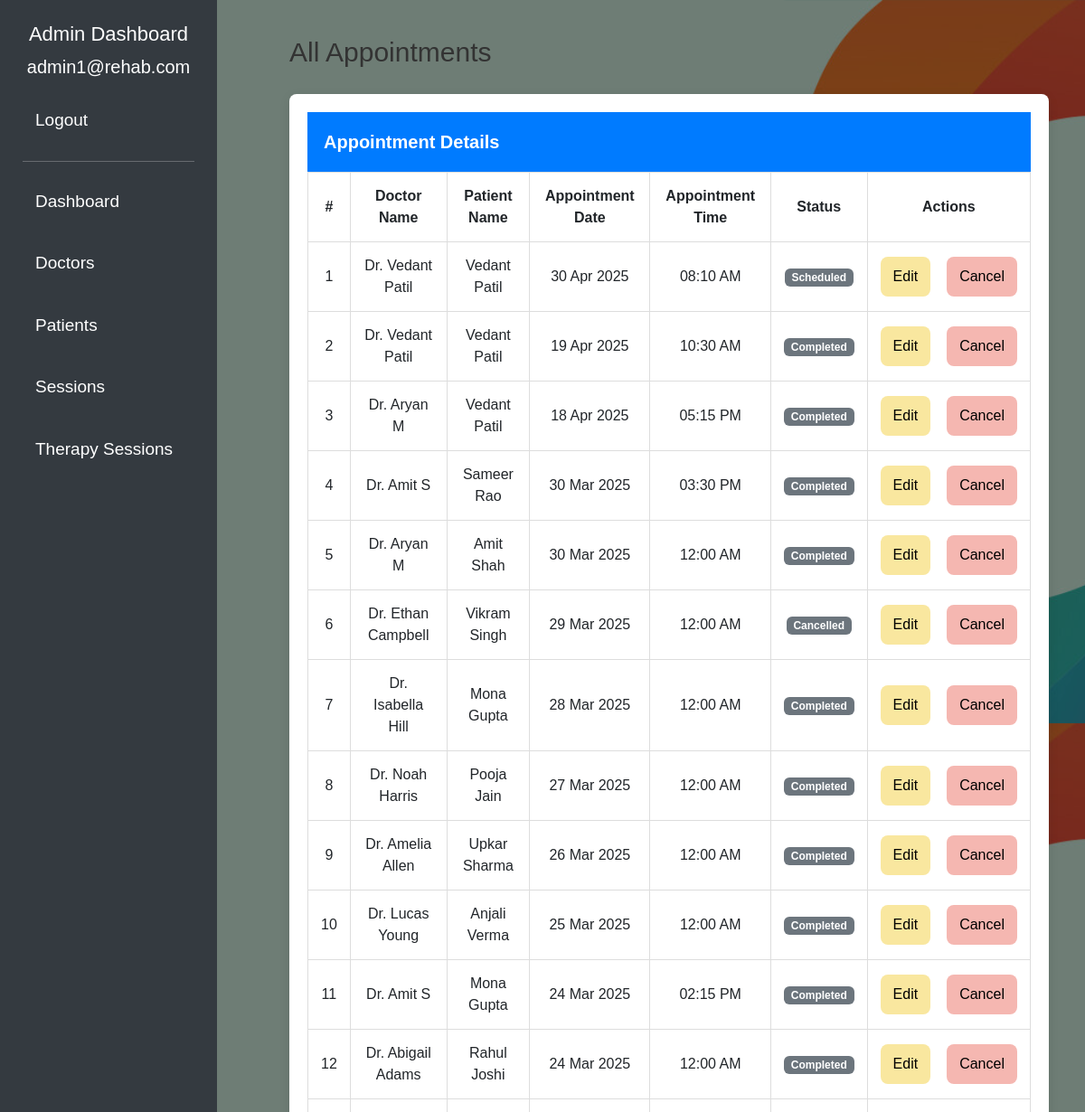
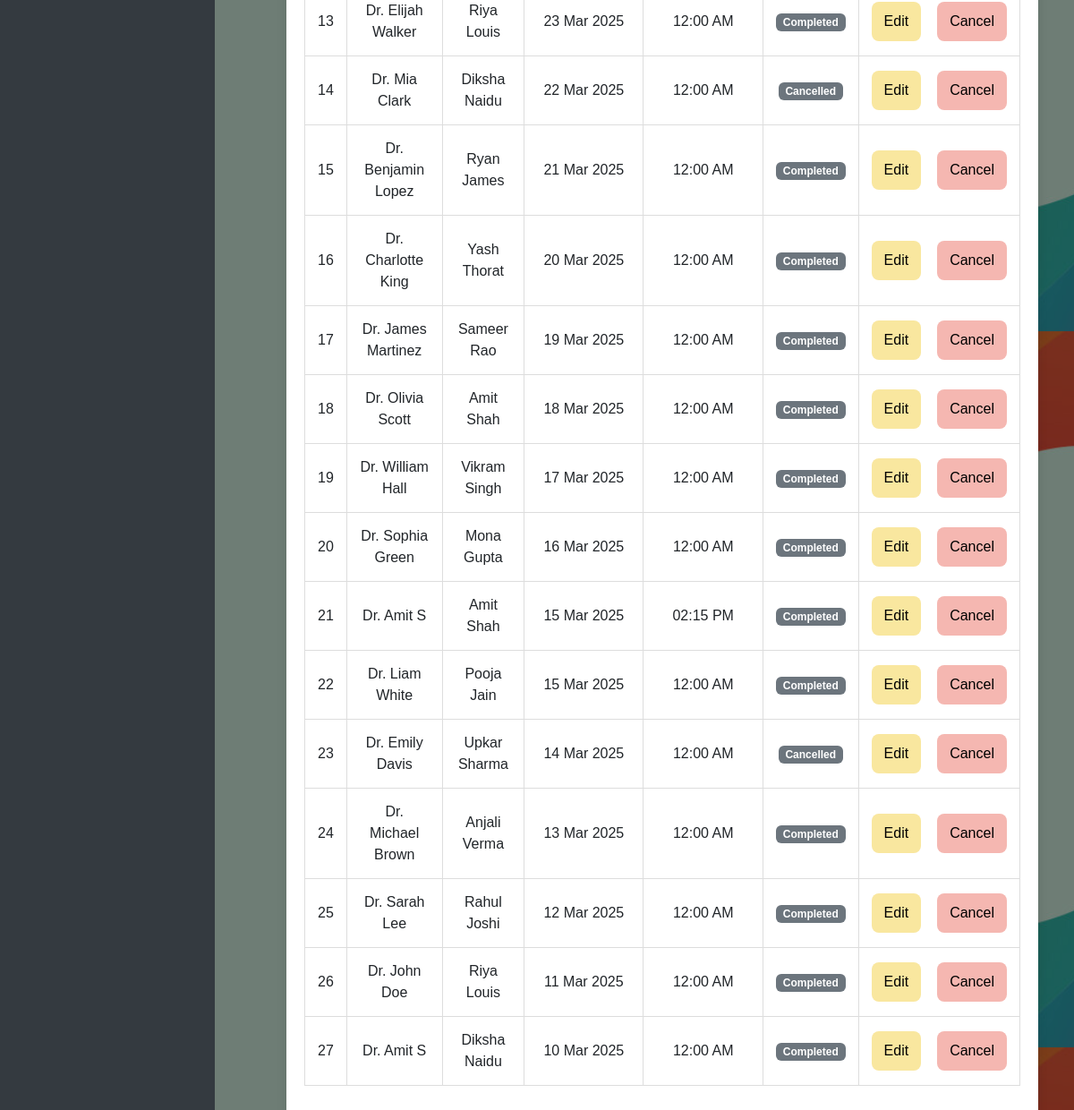
The page /all_sess.php (signed in) on the database its author committed (2 pictures, top to bottom).
### tables this page shows
CREATE TABLE `appointments` (
  `appointment_id` int(11) NOT NULL,
  `patient_id` int(11) DEFAULT NULL,
  `doctor_id` int(11) DEFAULT NULL,
  `appointment_date` date NOT NULL,
  `appointment_time` time NOT NULL,
  `status` varchar(50) DEFAULT 'Pending'
);

CREATE TABLE `doctors` (
  `doctor_id` int(11) NOT NULL,
  `name` varchar(100) NOT NULL,
  `speciality` varchar(100) NOT NULL,
  `email` varchar(100) DEFAULT NULL,
  `password` varchar(255) NOT NULL,
  `phone` varchar(15) DEFAULT NULL,
  `experience` varchar(100) DEFAULT NULL,
  `max_patients` int(11) NOT NULL,
  `role_id` int(11) DEFAULT NULL,
  `appointment_count` int(11) DEFAULT 0
);

CREATE TABLE `patients` (
  `patient_id` int(11) NOT NULL,
  `name` varchar(100) NOT NULL,
  `age` int(11) DEFAULT NULL,
  `address` varchar(255) DEFAULT NULL,
  `phone` varchar(15) DEFAULT NULL,
  `email` varchar(100) DEFAULT NULL,
  `password` varchar(255) NOT NULL,
  `diagnosis_type` varchar(100) DEFAULT NULL,
  `Surgery_status` varchar(100) DEFAULT NULL,
  `role_id` int(11) DEFAULT NULL,
  `admitted_date` date DEFAULT NULL
);

### all_sess.php (the view, shortened to what this page needs)
<?php
include 'connection.php';
$sessions_query = "
    SELECT
        appointments.appointment_id,
        appointments.appointment_date,
        appointments.appointment_time,
        appointments.status,
        doctors.name AS doctor_name,
        patients.name AS patient_name
    FROM appointments
    INNER JOIN doctors ON appointments.doctor_id = doctors.doctor_id
    INNER JOIN patients ON appointments.patient_id = patients.patient_id
    ORDER BY appointments.appointment_date DESC, appointments.appointment_time DESC";
$sessions_result = mysqli_query($conn, $sessions_query);
?>
<!DOCTYPE html>
<html lang="en">
<head>
    <link rel="stylesheet" href="https://stackpath.bootstrapcdn.com/bootstrap/5.3.0/css/bootstrap.min.css">
</head>
<body style="position: relative; background-image: linear-gradient(rgba(0,0,0,0.5), rgba(0,0,0,0.5)), url('H1.jpg'); background-size: cover; background-position: center; background-attachment: local; height: 100vh; display: flex; flex-direction: column; animation: fadeIn 1.5s ease-in-out;">
    <div class="sidebar">
        <h4>Admin Dashboard</h4>
        <p><?php echo $_SESSION['email']; ?></p>
        <a href="logout.php">Logout</a>
        <hr>
        <a href="admin_dashboard.php?page=dashboard">Dashboard</a>
        <a href="all_doc.php" class="<?php echo ($page == 'all_doc') ? 'active' : ''; ?>">Doctors</a>
        <a href="all_patients.php" class="<?php echo ($page == 'all_patients') ? 'active': ''; ?>">Patients</a>
        <a href="all_sess.php" class="<?php echo ($page == 'all_sess') ? 'active' : ''; ?>">Sessions</a>
        <a href="all_therapy_sessions.php">Therapy Sessions</a>
    </div>
    <div class="main-content">
        <div class="top-bar">
            <h3 style="font-size: 30px;">All Appointments</h3>
        </div>
        <div class="table-container">
            <div class="card-header">Appointment Details</div>
            <div class="card-body">
                <table class="table">
                    <thead>
                        <tr>
                            <th>#</th>
                            <th>Doctor Name</th>
                            <th>Patient Name</th>
                            <th>Appointment Date</th>
                            <th>Appointment Time</th>
                            <th>Status</th>
                            <th>Actions</th>
                        </tr>
                    </thead>
                    <tbody>
                        <?php if (mysqli_num_rows($sessions_result) > 0): ?>
                            <?php $count = 1; while ($session = mysqli_fetch_assoc($sessions_result)): ?>
                                <tr>
                                    <td><?php echo $count++; ?></td>
                                    <td><?php echo $session['doctor_name']; ?></td>
                                    <td><?php echo $session['patient_name']; ?></td>
                                    <td><?php echo date("d M Y", strtotime($session['appointment_date'])); ?></td>
                                    <td><?php echo date("h:i A", strtotime($session['appointment_time'])); ?></td>
                                    <td>
                                        <span class="badge
                                            <?php echo ($session['status'] == 'Confirmed') ? 'bg-success' : 'bg-secondary'; ?>">
                                            <?php echo $session['status']; ?>
                                        </span>
                                    </td>
                                    <td>
                                        <div class="d-flex justify-content-center gap-2">
                                            <a href="edit_session.php?id=<?php echo $session['appointment_id']; ?>"
                                               class="btn btn-edit">
                                               Edit
                                            </a>
                                            <a href="cancel_session.php?id=<?php echo $session['appointment_id']; ?>"
                                               class="btn btn-remove"
                                               onclick="return confirm('Are you sure you want to cancel this appointment?');">
                                               Cancel
                                            </a>
                                        </div>
                                    </td>
                                </tr>
                            <?php endwhile; ?>
                        <?php else: ?>
                            <tr>
                                <td colspan="7">No appointments found.</td>
                            </tr>
                        <?php endif; ?>
                    </tbody>
                </table>
            </div>
        </div>
    </div>
</body>
</html>

### all_sess.php (style rules this page uses)
body { font-family: 'Arial', sans-serif; background-color: #f8f9fa; color: #333; font-size: 18px; padding: 20px; scroll-behavior: smooth; }
.sidebar { height: 100%; width: 240px; position: fixed; top: 0; left: 0; background-color: #343a40; padding: 25px; color: white; animation: fadeIn 0.8s ease-out; }
.sidebar h4 { text-align: center; font-size: 22px; }
.sidebar p { text-align: center; font-size: 20px; }
.sidebar a { color: white; padding: 14px; text-decoration: none; font-size: 19px; display: block; border-radius: 6px; margin-bottom: 12px; transform: translateX(-20px); opacity: 0; animation: slideInLeft 0.5s ease-out forwards; }
.main-content { margin-left: 280px; padding: 20px; }
.table-container { margin-top: 20px; background-color: white; border-radius: 8px; box-shadow: 0 3px 12px rgba(0, 0, 0, 0.1); padding: 20px; overflow-x: auto; transform: translateY(20px); opacity: 0; animation: slideInUp 0.5s ease-out 0.4s forwards; }
.table { width: 100%; border-collapse: collapse; }
.table thead { background-color: #007bff; color: white; }
.table th, .table td { text-align: center; vertical-align: middle; padding: 14px; font-size: 16px; border: 1px solid #ddd; }
.table thead { background-color: #007bff; color: white; font-size: 17px; }
.btn { font-size: 16px; padding: 10px 14px; border-radius: 8px; border: none; transition: all 0.3s ease; transform: scale(1); }
.btn-edit { background-color: #F9E79F; color: black; margin-right: 10px; }
.btn-remove { background-color: #F5B7B1; color: black; }
.card-header { background-color: #007bff; color: white; font-weight: bold; font-size: 20px; padding: 18px; border-radius: 8px 8px 0 0; }
.top-bar { display: flex; justify-content: space-between; align-items: center; }

### rows shown on the page
appointments: doctor.name "Dr. Vedant Patil", patient.name "Vedant Patil", appointment_date "30 Apr 2025", appointment_time "08:10 AM", status "Scheduled"
appointments: doctor.name "Dr. Vedant Patil", patient.name "Vedant Patil", appointment_date "19 Apr 2025", appointment_time "10:30 AM", status "Completed"
appointments: doctor.name "Dr. Aryan M", patient.name "Vedant Patil", appointment_date "18 Apr 2025", appointment_time "05:15 PM", status "Completed"
appointments: doctor.name "Dr. Amit S", patient.name "Sameer Rao", appointment_date "30 Mar 2025", appointment_time "03:30 PM", status "Completed"
appointments: doctor.name "Dr. Aryan M", patient.name "Amit Shah", appointment_date "30 Mar 2025", appointment_time "12:00 AM", status "Completed"
appointments: doctor.name "Dr. Ethan Campbell", patient.name "Vikram Singh", appointment_date "29 Mar 2025", appointment_time "12:00 AM", status "Cancelled"
appointments: doctor.name "Dr. Isabella Hill", patient.name "Mona Gupta", appointment_date "28 Mar 2025", appointment_time "12:00 AM", status "Completed"
appointments: doctor.name "Dr. Noah Harris", patient.name "Pooja Jain", appointment_date "27 Mar 2025", appointment_time "12:00 AM", status "Completed"
appointments: doctor.name "Dr. Amelia Allen", patient.name "Upkar Sharma", appointment_date "26 Mar 2025", appointment_time "12:00 AM", status "Completed"
appointments: doctor.name "Dr. Lucas Young", patient.name "Anjali Verma", appointment_date "25 Mar 2025", appointment_time "12:00 AM", status "Completed"
appointments: doctor.name "Dr. Amit S", patient.name "Mona Gupta", appointment_date "24 Mar 2025", appointment_time "02:15 PM", status "Completed"
appointments: doctor.name "Dr. Abigail Adams", patient.name "Rahul Joshi", appointment_date "24 Mar 2025", appointment_time "12:00 AM", status "Completed"
appointments: doctor.name "Dr. Elijah Walker", patient.name "Riya Louis", appointment_date "23 Mar 2025", appointment_time "12:00 AM", status "Completed"
appointments: doctor.name "Dr. Mia Clark", patient.name "Diksha Naidu", appointment_date "22 Mar 2025", appointment_time "12:00 AM", status "Cancelled"
appointments: doctor.name "Dr. Benjamin Lopez", patient.name "Ryan James", appointment_date "21 Mar 2025", appointment_time "12:00 AM", status "Completed"
appointments: doctor.name "Dr. Charlotte King", patient.name "Yash Thorat", appointment_date "20 Mar 2025", appointment_time "12:00 AM", status "Completed"
appointments: doctor.name "Dr. James Martinez", patient.name "Sameer Rao", appointment_date "19 Mar 2025", appointment_time "12:00 AM", status "Completed"
appointments: doctor.name "Dr. Olivia Scott", patient.name "Amit Shah", appointment_date "18 Mar 2025", appointment_time "12:00 AM", status "Completed"
appointments: doctor.name "Dr. William Hall", patient.name "Vikram Singh", appointment_date "17 Mar 2025", appointment_time "12:00 AM", status "Completed"
appointments: doctor.name "Dr. Sophia Green", patient.name "Mona Gupta", appointment_date "16 Mar 2025", appointment_time "12:00 AM", status "Completed"
appointments: doctor.name "Dr. Amit S", patient.name "Amit Shah", appointment_date "15 Mar 2025", appointment_time "02:15 PM", status "Completed"
appointments: doctor.name "Dr. Liam White", patient.name "Pooja Jain", appointment_date "15 Mar 2025", appointment_time "12:00 AM", status "Completed"
appointments: doctor.name "Dr. Emily Davis", patient.name "Upkar Sharma", appointment_date "14 Mar 2025", appointment_time "12:00 AM", status "Cancelled"
appointments: doctor.name "Dr. Michael Brown", patient.name "Anjali Verma", appointment_date "13 Mar 2025", appointment_time "12:00 AM", status "Completed"
appointments: doctor.name "Dr. Sarah Lee", patient.name "Rahul Joshi", appointment_date "12 Mar 2025", appointment_time "12:00 AM", status "Completed"
appointments: doctor.name "Dr. John Doe", patient.name "Riya Louis", appointment_date "11 Mar 2025", appointment_time "12:00 AM", status "Completed"
appointments: doctor.name "Dr. Amit S", patient.name "Diksha Naidu", appointment_date "10 Mar 2025", appointment_time "12:00 AM", status "Completed"

### other values the page prints
$_SESSION['email'] "admin1@rehab.com"
